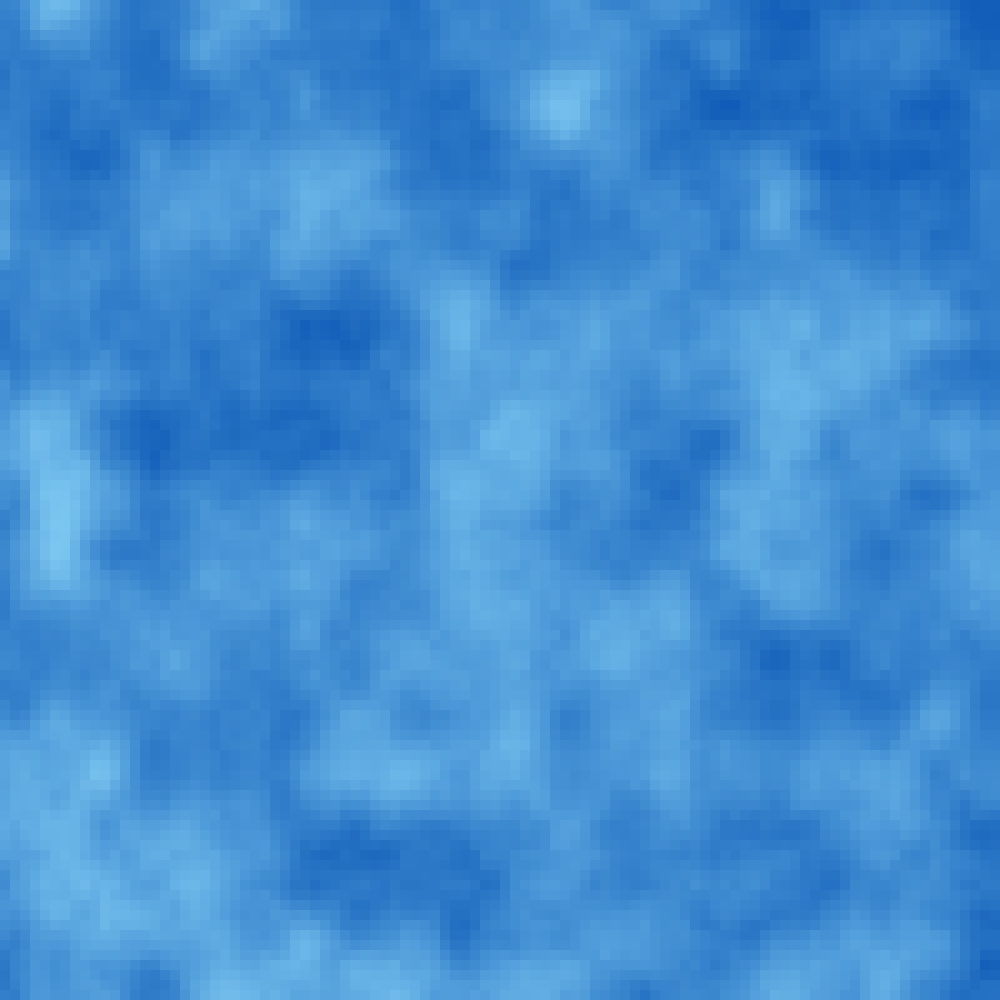
Frame 1 (no input)
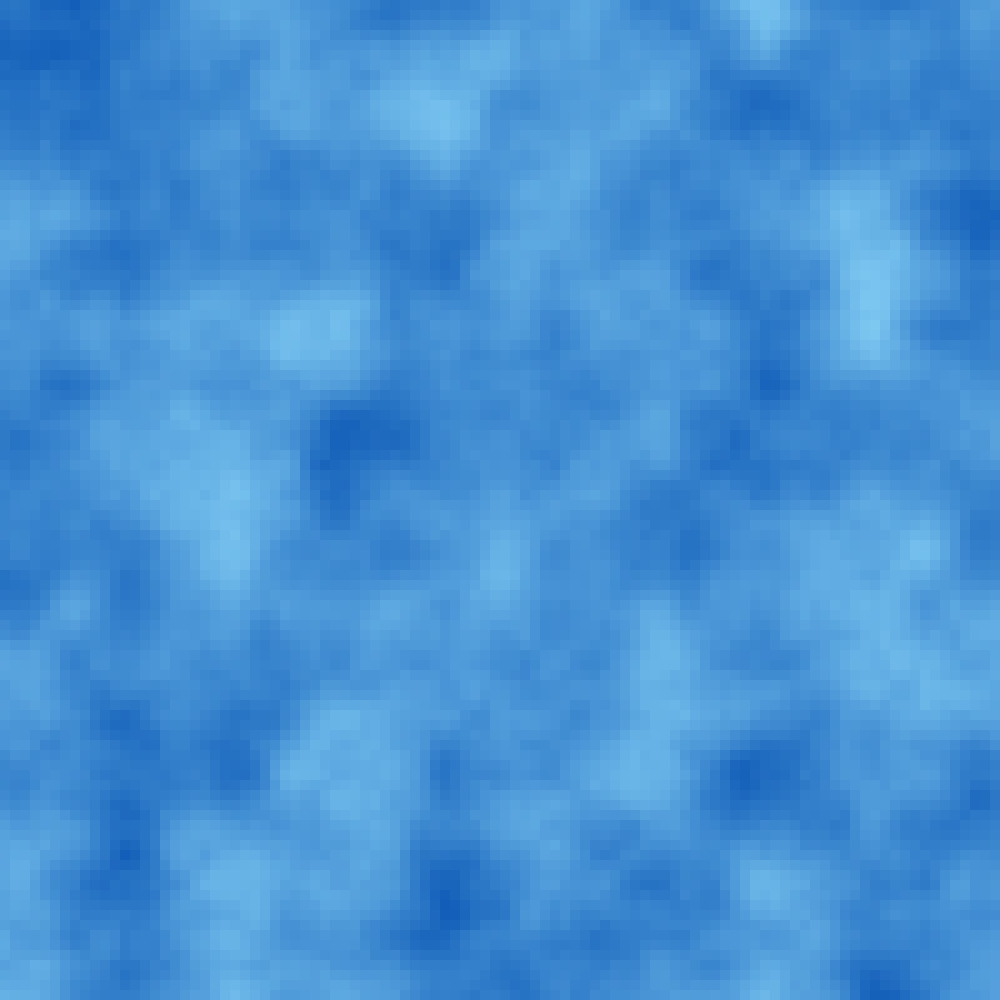
Frame 60 (the mouse pressed at the canvas centre just before this capture)
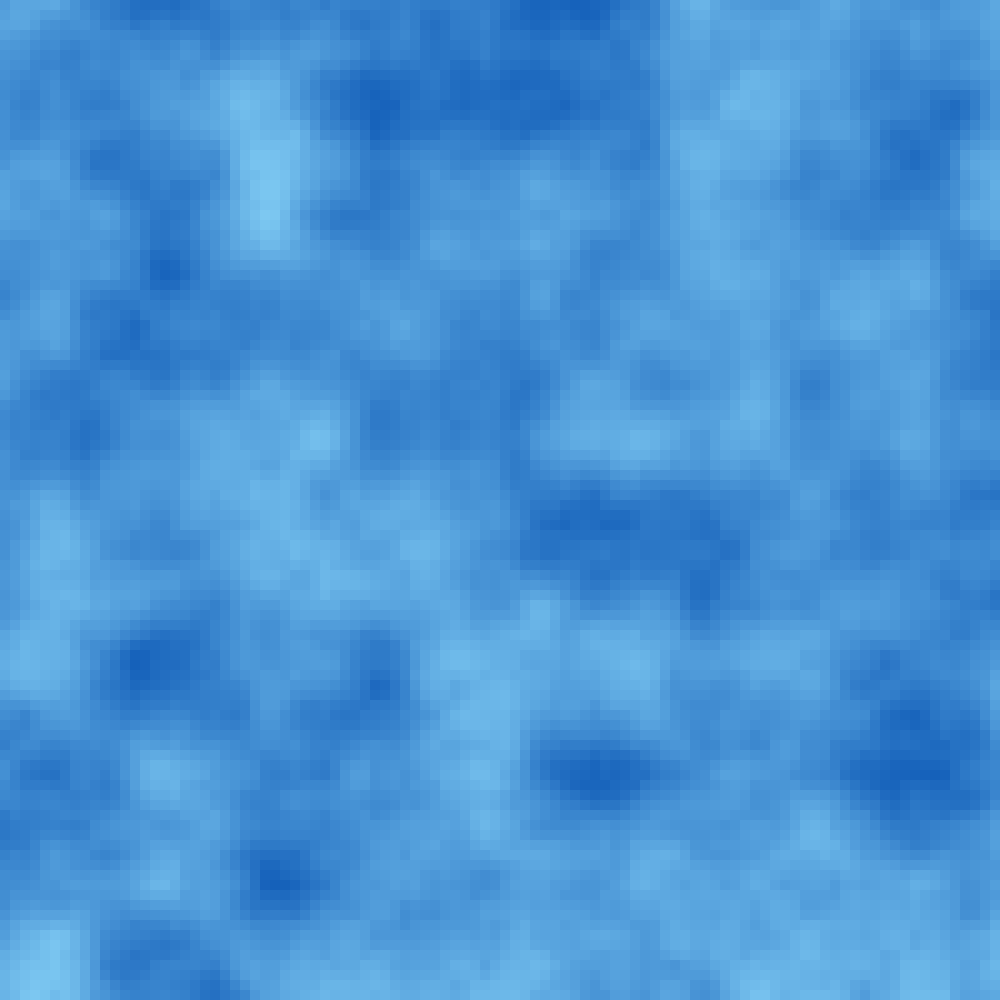
Frame 120 (the mouse held since frame 60 and released just before this capture)

The Processing sketch that drew these frames (run headless with seeded random() and noise(); from frame 60 on, the mouse is pressed at the canvas centre):

// Processing sketch: week10_note_3
// ── week10_note_3.pde
int cellSize = 10;
int cols, rows;
color colors[][];
void setup(){
  size(1000,1000);
  noStroke();
  cols = width/cellSize;
  rows = height/cellSize;
  colors = new color[cols][rows];
  for(int i = 0; i<width/cellSize;i++){
    for(int j = 0; j<height/cellSize;j++){
      colors[i][j] = color(0,0,random(100,255));
    }
  }
}

void draw(){
  float inc = .09;
  float xoff =0.0;
  for(int i = 0; i<cols; i++){
    float yoff =0.0;
    xoff += inc;
    for(int j = 0; j<rows;j++){
      //colors[i][j] = color(0,0,random(100,255),0);
      
      
      
      yoff += inc;
      float noiseVal = noise(xoff + millis()*.01,yoff);
      color fillColor = color(map(noiseVal,0,1,0,150),map(noiseVal,0,1,76,225),map(noiseVal,0,1,175,255));
      colors[i][j] = fillColor;
      println(noiseVal);
      
    }
  }
    for(int i =0;i<cols;i++){
      for(int j =0; j <rows;j++){
        fill(colors[i][j]);
        rect(i*cellSize,j*cellSize,cellSize,cellSize);
      
      }
    }

}
